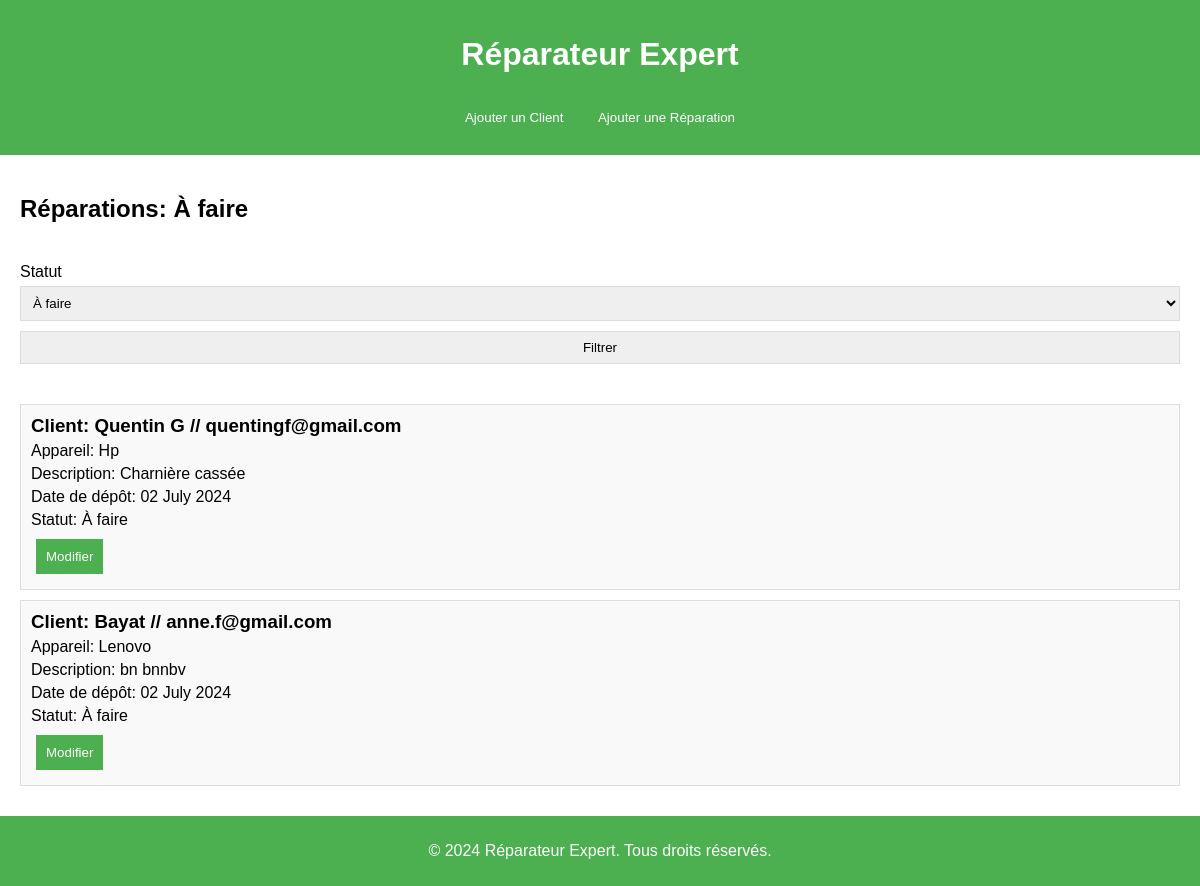
The page / on the database its author committed.
### model.py (models this page shows, shortened)
class Reparation(db.Model):
    id = db.Column(db.Integer, primary_key=True)
    client_id = db.Column(db.Integer, db.ForeignKey('client.id'))
    appareil = db.Column(db.String(100), nullable=False)
    description = db.Column(db.String(200), nullable=False)
    date_depot = db.Column(db.Date, nullable=False, default=date.today)
    statut = db.Column(db.String(50), nullable=False, default='À faire')
    @staticmethod
    def fetch_reparations(statut):
        return Reparation.query.filter_by(statut=statut).all()

class Client(db.Model):
    id = db.Column(db.Integer, primary_key=True)
    client_nom = db.Column(db.String(100), nullable=False)
    client_email = db.Column(db.String(100), nullable=False, unique=True)
    reparations = db.relationship('Reparation', backref='client', lazy=True)

### app.py (the view)
@app.route('/')
def index():
    statut = session.pop('statut', 'À faire')
    return render_template('index.html', client_form=ClientForm(), reparation_form=ReparationForm(),
                           reparations=Reparation.fetch_reparations(statut=statut), filtre_form=FiltreReparationForm(),
                           reparation_form_update=ReparationFormUpdate(), statut=statut)

### form.py
class ClientForm(FlaskForm):
    client_nom = StringField('Nom',
                             validators=[
                                 InputRequired(message="Le nom est obligatoire")
                             ],
                             render_kw={"placeholder": "Nom"})
    client_email = StringField('Email',
                               validators=[
                                   InputRequired(message="Le mail est obligatoire"),
                                   Email(message="Le mail est invalide")
                               ],
                               render_kw={"placeholder": "Email"})
    statut_filtre = HiddenField(validators=[
                                 InputRequired(message="Le statut est obligatoire."), validate_statut
                             ],)
    submit = SubmitField("Ajouter")

class ReparationForm(FlaskForm):
    clients = SelectField('Client',
                          validators=[InputRequired(message="Le client est obligatoire.")],
                          coerce=int)
    appareil = StringField('Appareil',
                           validators=[
                               InputRequired(message="L'appareil est obligatoire.")
                           ],
                           render_kw={"placeholder": "Appareil"})
    description = TextAreaField('Description',
                                validators=[
                                    InputRequired(message="La description est obligatoire.")
                                ],
                                render_kw={"placeholder": "Description"})
    statut_filtre = HiddenField(validators=[
                                 InputRequired(message="Le statut est obligatoire."), validate_statut
                             ],)
    submit = SubmitField("Ajouter")
    def __init__(self, *args, **kwargs):
        super(ReparationForm, self).__init__(*args, **kwargs)
        self.clients.choices = [(client.id, client.client_email) for client in Client.query.all()]

### app.py (called while the page is built)
@app.before_request
def make_session_permanent():
    session.permanent = True

### templates/index.html (shortened to what this page needs)
<!DOCTYPE html>
<html lang="fr">
<head>
    <link rel="stylesheet" href="{{ url_for('static', filename='style.css') }}">
</head>
<body>
    <header>
        <h1>Réparateur Expert</h1>
        <button onclick="document.getElementById('addClientModal').style.display='block'">Ajouter un Client</button>
        <button onclick="document.getElementById('addRepairModal').style.display='block'">Ajouter une Réparation</button>
    </header>
    <div class="container">
        <h2>Réparations: {{ statut }} </h2>
            <form action="{{ url_for('filtrer') }}" method="post">
                {{ filtre_form.statuts.label }}
                    <select id="statuts" name="statuts" class="form-control">
                        {% for choix_statut, libelle in filtre_form.statuts.choices %}
                            <option value="{{ choix_statut }}" {% if statut == choix_statut %} selected {% endif %}>{{ libelle }}</option>
                        {% endfor %}
                    </select>
                {{ filtre_form.submit }}
            </form>
        <div class="repair-list-container">
            <ul class="repair-list">
                {% for reparation in reparations %}
                <li>
                    <h3>Client: {{ reparation.client.client_nom }} // {{ reparation.client.client_email }}</h3>
                    <p>Appareil: {{ reparation.appareil }}</p>
                    <p>Description: {{ reparation.description }}</p>
                    <p>Date de dépôt: {{ reparation.date_depot.strftime('%d %B %Y') }}</p>
                    <p>Statut: {{ reparation.statut }}</p>
                    <button onclick="document.getElementById('editRepairModal{{ reparation.id }}').style.display='block'">Modifier</button>
                </li>
                {% endfor %}
            </ul>
        </div>
    </div>
    <footer>
        <p>&copy; 2024 Réparateur Expert. Tous droits réservés.</p>
    </footer>
</body>
</html>

### static/style.css (style rules this page uses)
body { font-family: Arial, sans-serif; margin: 0; padding: 0; display: flex; flex-direction: column; min-height: 100vh; }
header { background-color: #4CAF50; color: white; padding: 15px 0; text-align: center; flex-shrink: 0; }
.container { padding: 20px; flex: 1; display: flex; flex-direction: column; overflow-y: auto; }
.repair-list-container { flex: 1; overflow-y: auto; margin-top: 20px; }
.repair-list { list-style-type: none; padding: 0; margin: 0; }
.repair-list li { background: #f9f9f9; margin: 10px 0; padding: 10px; border: 1px solid #ddd; }
.repair-list h3 { margin: 0; padding: 0; }
.repair-list p { margin: 5px 0; }
footer { background-color: #4CAF50; color: white; text-align: center; padding: 10px 0; position: relative; bottom: 0; left: 0; width: 100%; }
form { display: flex; flex-direction: column; margin-top: 20px; }
form label { margin-bottom: 5px; }
form select, form input, form textarea { margin-bottom: 10px; padding: 8px; border: 1px solid #ddd; }
button { background-color: #4CAF50; color: white; padding: 10px; border: none; cursor: pointer; margin: 5px; }

### rows shown on the page
Reparation: client.client_nom "Quentin G", client.client_email "quentingf@gmail.com", appareil "Hp", description "Charnière cassée", date_depot "02 July 2024", statut "À faire"
Reparation: client.client_nom "Bayat", client.client_email "anne.f@gmail.com", appareil "Lenovo", description "bn bnnbv", date_depot "02 July 2024", statut "À faire"

### other values the page prints
{{ statut }} "À faire"
{{ filtre_form.statuts.label }} "Statut"
form field statuts "À faire"
